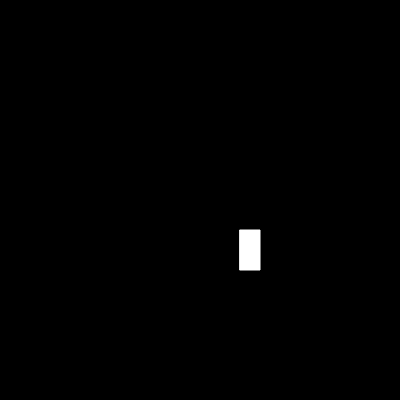
Frame 1 (no input)
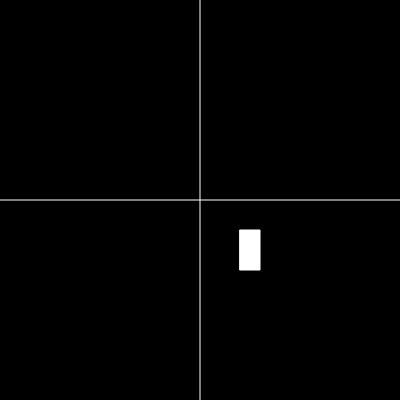
Frame 60 (no input)
Frame 120 (the mouse pressed at the canvas centre since frame 60): identical to frame 60, image omitted

The p5.js sketch that drew these frames (run headless with seeded random() and noise() and a simulated clock; from frame 60 on, the mouse is pressed at the canvas centre):

// p5.js sketch
// ── sketch.js
let angle = 0
let scaleSize = 1

function setup() {
  createCanvas(400, 400)
}

function draw() {
  background(0)
  // translate(mouseX,mouseY)
  line(width/2,0,width/2,height)
  line(0,height/2,width,height/2)
  
  translate(width/2,height/2);
  rotate(angle);
  translate(50,50)
  scale(scaleSize)
  stroke("white");
  // rotate(mouseX/100)
  rect(-10,-20,20,40)
  // angle +=0.1
  // scaleSize +=0.01
  // rect(50,50,20,40)
}
